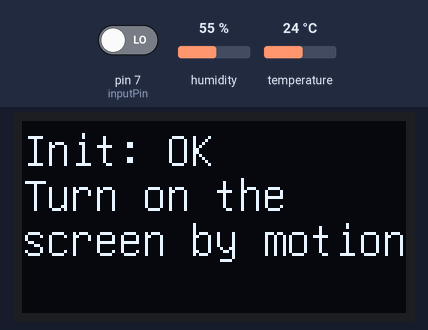
The sketch below on a simulated Arduino Leonardo, built with avr-gcc and run on an emulated ATmega32U4. Parts: 128×64 one-colour display. Inputs (shaded band) come from the test bench; at power-on: pin 7 (inputPin) LOW, humidity 55 %, temperature 24 °C. The local clock reads 2024-03-15 10:24:30 at power-on unless the sketch sets it.

Above: at 0.4 s.
6.6 s: pin 7 (inputPin) driven HIGH
At 7.0 s:
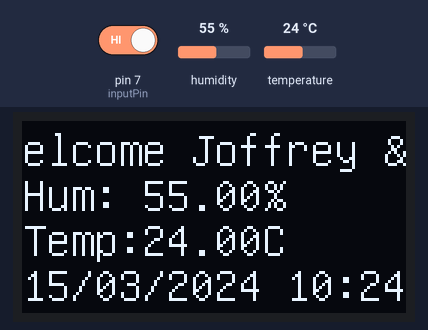
At 7.7 s:
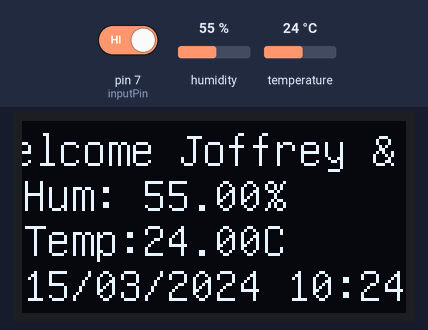
10.0 s: pin 7 (inputPin) driven LOW
At 10.8 s:
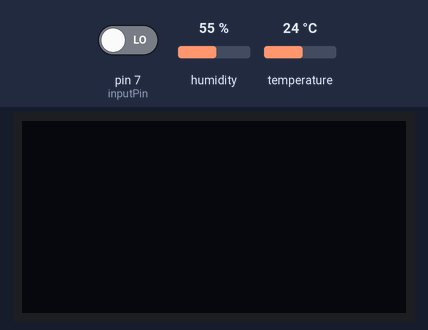
Timing chart, 0 to 13.0 s (numbered marks = the images above; inputs shaded):
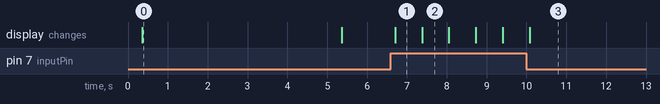

The sketch:

CapteurTempHum.ino
```cpp
#include <U8glib.h>
#include <DHT.h>
#include <RTClib.h>
#include <Wire.h>

#define DHTPIN 4     // Pin du DHT
#define DHTTYPE DHT22   // DHT 22  (AM2302)

//Obj DHT
DHT dht(DHTPIN, DHTTYPE);
//Obj Oled
U8GLIB_SSD1306_128X64 u8g(U8G_I2C_OPT_NONE);
//obj Timer/clock
RTC_DS1307 cpClock; // Définition de l’objet Composant Timer Tiny RTC

//Variable clock
DateTime v_now;

//Variables PIR
int inputPin = 7;
int readPIR = 0;
int stateScreen=1;

//Variables DHT22
//temps entre chaque lecture
const unsigned long readTimeDHT(30000);
//V_diff > readTimeDHT : read first
unsigned long v_diff=9999999;
unsigned long v_diffTime=millis();
//Init capteur
float tmpHumidity=0;
float tmpTemperature=0;

//Variable Scroll
//Decalage scroll
const int v_inc = 4;
//Init position scroll
int v_xoffset = 0;


/*
 *   Author:Seb
 *   Nom : FormatDate
Description : Formatage de la date
Paramètres : p_date => DateTime à formater
       p_type => 1 = date au format JJ/MM/AA, 2 = heure au format HH:MM:SS, 3 = date et heure au format JJ/MM/AA HH:MM:SS
Retour : String => Chaine contenant la date et l'heure.
*/
String FormatDate(DateTime p_date, int p_type)
{
  // Déclaration des variables
  char v_timebuf[10];  // Time
  char v_datebuf[12];  // Date
  String v_return;
  // Formatage de la date et heure.
  sprintf(v_datebuf, "%02d/%02d/%02d", p_date.day(), p_date.month(), p_date.year());  // format date
  sprintf(v_timebuf, "%02d:%02d:%02d", p_date.hour(), p_date.minute(), p_date.second()); // format time

  switch (p_type)
  {
    case 1:
    {
      v_return = String(v_datebuf);
      break;
    }
    case 2:
    {
      v_return = String(v_timebuf);
      break;
    }
    case 3:
    {
      v_return = String(v_datebuf) + " " + String(v_timebuf);
      break;
    }
  }
  return v_return;
}

//Function setLcd
void setLcd(char draw) {
  // graphic commands to redraw the complete screen should be placed here

  u8g.firstPage();
  do {
      switch (draw)
      {
        case 'H':
        {
          homeMessage();
          break;
        }
        case 'I':
        {
          informationMessage();
          break;
        }
      }

  } while( u8g.nextPage() );
    //scroll gauche
  v_xoffset = v_xoffset - v_inc;
  if (v_xoffset <= -256){
    v_xoffset=0;
  }
  //Double scroll
  //if (v_xoffset <= -128 || v_xoffset >= 128){
    //v_inc = -v_inc;
  //}
}

void homeMessage(){
  u8g.setFont(u8g_font_unifont);
  u8g.drawStr( 0, 15, "Init: OK");
  u8g.drawStr( 0, 30, "Turn on the");
  u8g.drawStr( 0, 45, "screen by motion");

}

void informationMessage(){
  u8g.setFont(u8g_font_unifont);

  u8g.setPrintPos(v_xoffset, 15);
  u8g.print("Welcome Joffrey & Maryne");

  u8g.setPrintPos(0, 30);
  u8g.print("Hum: "+String(tmpHumidity,2)+"%");

  u8g.setPrintPos(0, 45);
  u8g.print("Temp:"+String(tmpTemperature,2)+"C");

  u8g.setPrintPos(0, 60);
  u8g.print(FormatDate(v_now,3));


}

//Set les variables menbres tmpHumidity et tmpTemperature
void setTmpHum(){
    // Reading temperature or humidity takes about 250 milliseconds!
    // Sensor readings may also be up to 2 seconds 'old' (its a very slow sensor)
    float humidity = dht.readHumidity();
    // Read temperature as Celsius
    float temperature = dht.readTemperature();

    // check if returns are valid, if they are NaN (not a number) then something went wrong!
    if (isnan(temperature) || isnan(humidity)) {
      //Serial.println("Failed to read from DHT");
    } else {
      tmpHumidity=humidity;
      tmpTemperature=temperature;
    }
}

//controle de l'ecran par motion sensor
void screenManagementByMotionSensor(){
  readPIR = digitalRead(inputPin);
  //Serial.println(readPIR);

  if (readPIR == HIGH) {
    if(stateScreen == LOW){
     u8g.sleepOff();
     stateScreen=HIGH;
    }

  } else {
    if(stateScreen == HIGH){
     u8g.sleepOn();
     stateScreen=LOW;
    }
  }
}

//Set la variable v_now
void setDateTime(){
  //Recuperation de la date/heure
  v_now = cpClock.now();
}


void setup() {

  Serial1.begin(9600);
  while (!Serial1) {
    ; // wait for serial port to connect. Needed for native USB
  }

  //Init sensor temp/hum
  dht.begin();

  // Init du port I2C
  Wire.begin();

  u8g.begin();
  // flip screen, if required
  u8g.setRot180();

  //Declare sensor PIR as input
  pinMode(inputPin, INPUT);

  // Init Tiny RTC pour obtenir l’horloge
  cpClock.begin();
   if (!cpClock.isrunning()) {
    //Serial.println("RTC is NOT running!");
    // Cette ligne permet de définir la date et l’heure du Tin RTC si celle ci n’a jamais été initialisé.
    // Attention à ne pas le faire fréquemment, en effet le nombre d’écriture est limité (espérance de vie du composant).
    cpClock.adjust(DateTime(__DATE__, __TIME__));
  }

  //Message d'accueil
  setLcd('H');
  delay(5000);

}

void loop() {

  setDateTime();

  if(v_diff>=readTimeDHT){
    setTmpHum();
    v_diffTime=millis();

  }

  screenManagementByMotionSensor();
  setLcd('I');
  v_diff=millis()-v_diffTime;
}
```

Measured:
- after the input at 6.6 s, the display: changes after 0.11 s (image 1)
- after the input at 10.0 s, the display: first differs from a run without the input after 0.08 s (image 3)
- what the display in image 0 shows lasts 5.0 s, from 0.4 s to 5.4 s
- what the display in image 1 shows lasts 0.7 s, from 6.7 s to 7.4 s
